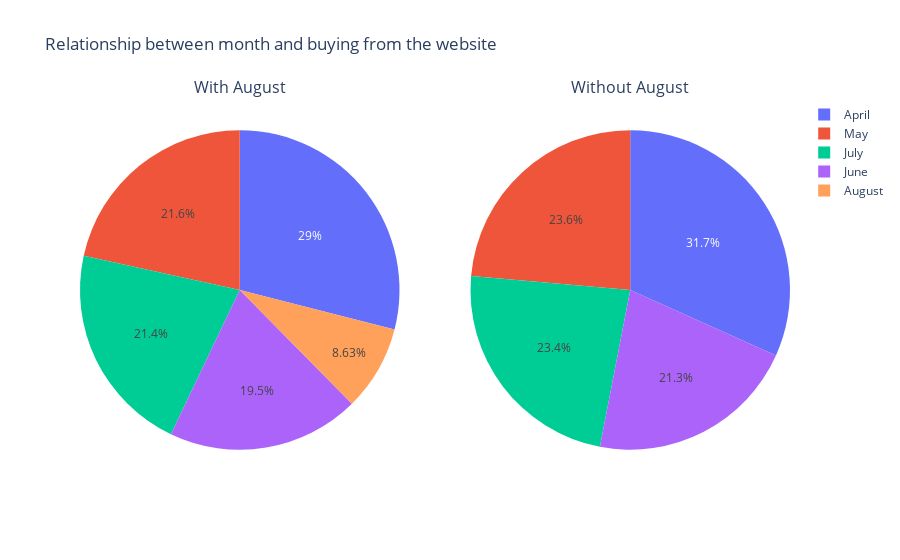

Notebook cell for this chart:
### Markdown cell above
## Relationship between months and buying from the website

### Code cell
df_1 = df.groupby("month")[["price"]].sum()
df_2 = df[df['month'] != 'August'].groupby("month")[["price"]].sum()
from plotly.subplots import make_subplots
# Create subplots: use 'domain' type for Pie subplot
fig = make_subplots(rows=1, cols=2, specs=[
                    [{'type': 'domain'}, {'type': 'domain'}]],subplot_titles = [
                        'With August',
                        'Without August'])

fig.add_trace(go.Pie(labels=df_1.index, values=df_1["price"], name="All monthes"),
              1, 1)
fig.add_trace(go.Pie(labels=df_2.index, values=df_2['price'], name="All months except August"),
              1, 2)

# Use `hole` to create a donut-like pie chart
fig.update_traces(hoverinfo="label+percent")

fig.update_layout(
    title_text="Relationship between month and buying from the website")

fig.show()

### Figure 1 — Plotly figure (JSON) as saved in the notebook; plotly's stock layout.template omitted (floating-point values rounded to 4 significant figures)
{"data": [{"domain": {"x": [0, 0.45], "y": [0, 1]}, "hoverinfo": "label+percent", "labels": ["April", "August", "July", "June", "May"], "name": "All monthes", "type": "pie", "values": [2100924, 625180, 1547518, 1411981, 1562573]}, {"domain": {"x": [0.55, 1], "y": [0, 1]}, "hoverinfo": "label+percent", "labels": ["April", "July", "June", "May"], "name": "All months except August", "type": "pie", "values": [2100924, 1547518, 1411981, 1562573]}], "layout": {"annotations": [{"font": {"size": 16}, "showarrow": false, "text": "With August", "x": 0.225, "xanchor": "center", "xref": "paper", "y": 1, "yanchor": "bottom", "yref": "paper"}, {"font": {"size": 16}, "showarrow": false, "text": "Without August", "x": 0.775, "xanchor": "center", "xref": "paper", "y": 1, "yanchor": "bottom", "yref": "paper"}], "title": {"text": "Relationship between month and buying from the website"}}}
